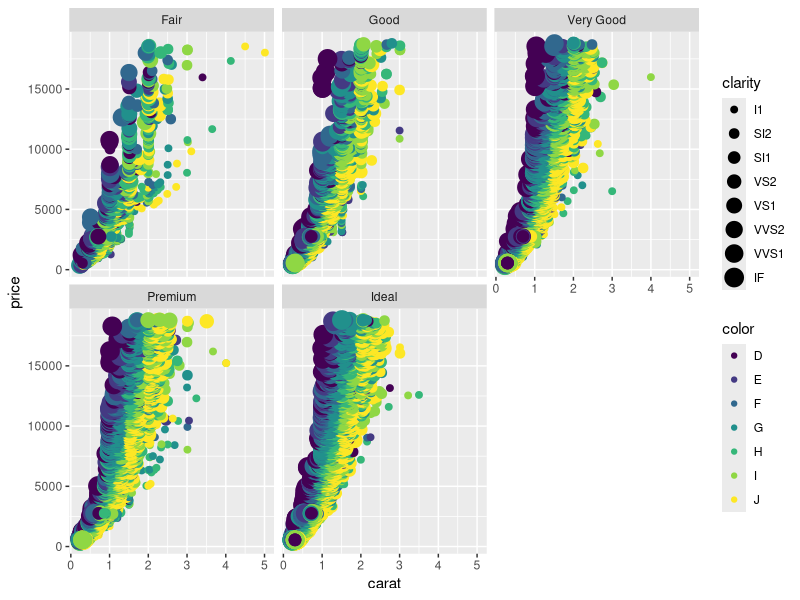
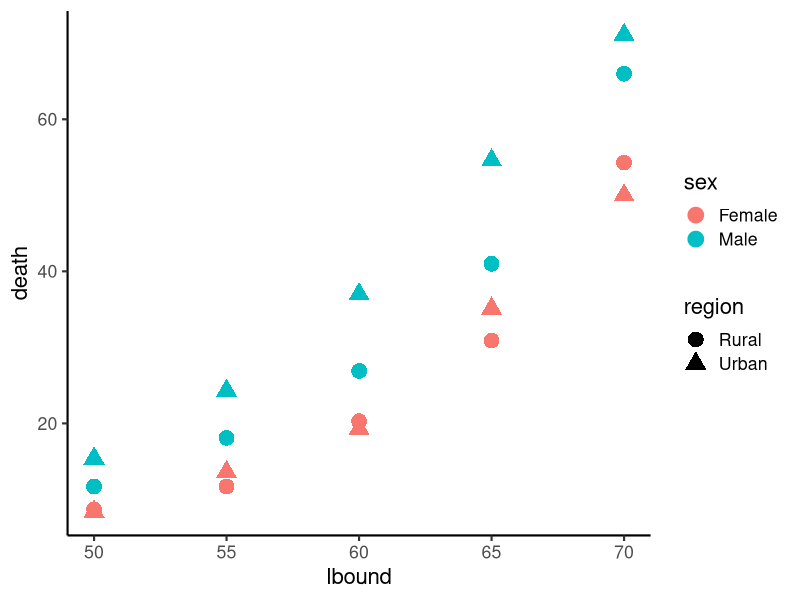
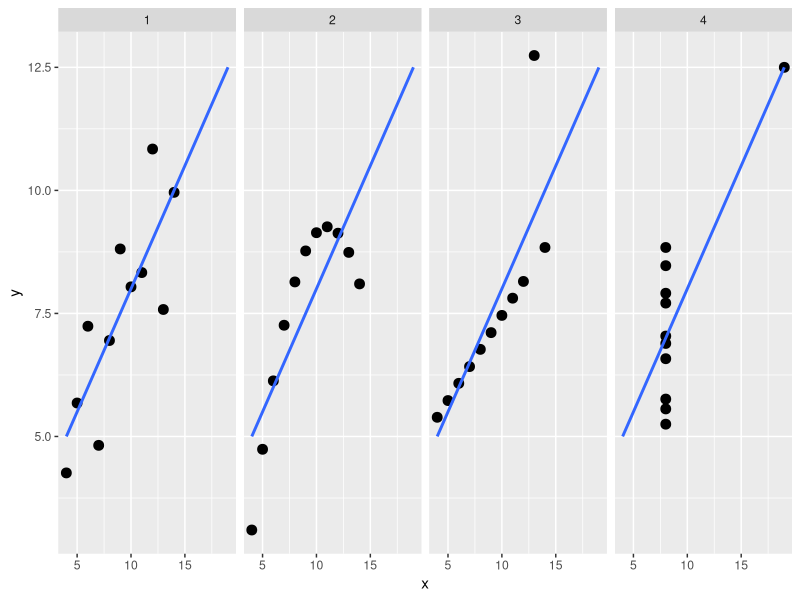

Recreate these plots in R, in order. (Note: this script raises an error after producing the figures.)
## ---- chunk 1

## ---- chunk 2
library(ggplot2)
library(tibble)
library(dplyr)
library(tidyr)
library(purrr)
library(stringr)
library(readr)
library(forcats)
library(lubridate)
knitr::opts_chunk$set(cache = FALSE)
anscombe = tibble::as_tibble(anscombe)
## ---- chunk 3
print(diamonds)
## ---- chunk 4
ggplot(diamonds) + aes(x = carat, y = price) +
  geom_point(mapping = aes(color = color, size = clarity)) +
  facet_wrap(~ cut)
## ---- chunk 5
VADeaths
## ---- chunk 6
VADeaths %>%
  as.data.frame() %>%
  rownames_to_column("age") %>%
  pivot_longer(-age, names_to = c("region", "sex"), names_sep = " ", values_to = "death") %>%
  separate(age, c("lbound", "ubound"), convert = TRUE)
## ---- chunk 7
print(diamonds)
## ---- chunk 8
result = diamonds %>%              # 生データから出発して
  select(carat, cut, price) %>%    # 列を抽出して
  filter(carat > 1) %>%            # 行を抽出して
  group_by(cut) %>%                # グループ化して
  summarize(mean(price)) %>%       # 平均を計算
  print()                          # 表示してみる
## ---- chunk 9
seq_len(6) %>% sum()
letters %>% toupper() %>% head(3)
## ---- chunk 10
tmp1 = select(diamonds, carat, cut, price)   # 列を抽出して
tmp2 = filter(tmp1, carat > 1)               # 行を抽出して
tmp3 = group_by(tmp2, cut)                   # グループ化して
result = summarize(tmp3, mean(price))        # 平均を計算
## ---- chunk 11
result = select(diamonds, carat, cut, price) # 列を抽出して
result = filter(result, carat > 1)           # 行を抽出して
result = group_by(result, cut)               # グループ化して
result = summarize(result, mean(price))      # 平均を計算
## ---- chunk 12
result = summarize(                    # 平均を計算
    group_by(                            # グループ化して
      filter(                              # 行を抽出して
        select(diamonds, carat, cut, price), # 列を抽出して
        carat > 1),                        # 行を抽出して
      cut),                              # グループ化して
    mean(price))                       # 平均を計算
## ---- chunk 13
result = summarize(group_by(filter(select(diamonds, carat, cut, price), carat > 1), cut), mean(price))
## ---- chunk 14
result = diamonds %>%
  select(carat, cut, price) %>%    # 列を抽出して
  filter(carat > 1) %>%            # 行を抽出して
  group_by(cut) %>%                # グループ化して
  summarize(mean(price)) %>%       # 平均を計算
  print()                          # 表示してみる
## ---- chunk 15
result = diamonds %>%
  select(1, 2, 7) %>%
  print()
## ---- chunk 16
result = diamonds %>%
  select(carat, cut, price) %>%
  print()
## ---- chunk 17
result = diamonds %>%
  select(-carat, -cut, -price) %>%
  print()
## ---- chunk 18
result = diamonds %>%
  select(starts_with("c")) %>%
  print()
## ---- chunk 19
result = diamonds %>%
  select(where(is.numeric)) %>%
  print()
## ---- chunk 20
result = diamonds %>%
  filter(cut == "Ideal") %>%
  print()
## ---- chunk 21
result = diamonds %>%
  filter(cut != "Ideal") %>%
  print()
## ---- chunk 22
result = diamonds %>%
  filter(cut %in% c("Ideal", "Good")) %>%
  print()
## ---- chunk 23
result = diamonds %>%
  filter(carat > 2 & price < 14000) %>%
  print()
## ---- chunk 24
result = diamonds %>%
  filter(carat > 2 | price < 14000) %>%
  print()
## ---- chunk 25
result = diamonds %>%
  slice_max(price, n = 5L) %>%
  print()
## ---- chunk 26
result = diamonds %>%
  group_by(cut) %>%
  slice_max(price, n = 2L) %>%
  print()
## ---- chunk 27
result = diamonds %>%
  group_by(cut) %>%
  slice_head(n = 3L) %>%
  print()
## ---- chunk 28
result = diamonds %>%
  group_by(cut) %>%
  slice_sample(n = 3L, replace = FALSE) %>%
  print()
## ---- chunk 29
result = diamonds %>%
  group_by(cut) %>%
  slice(c(1, 2, 9)) %>%
  print()
## ---- chunk 30
result = diamonds %>%
  distinct(cut, color) %>%
  print()
## ---- chunk 31
result = diamonds %>%
  summarize(sum(carat), mean(carat), max(price)) %>%
  print()
## ---- chunk 32
result = diamonds %>%
  group_by(cut) %>%
  summarize(avg_carat = mean(carat),
            max_price = max(price)) %>%
  print()
## ---- chunk 33
result = diamonds %>%
  group_by(cut) %>%
  summarize(across(where(is.numeric), range)) %>%
  print()
## ---- chunk 34
result = diamonds %>%
  count(cut, color) %>%
  print()
## ---- chunk 35
result = diamonds %>%
  arrange(color, desc(carat)) %>%  # 色の昇順。色が同じなら大きさ降順
  print()
## ---- chunk 36
result = diamonds %>%
  relocate(carat, price, clarity) %>%
  print()
## ---- chunk 37
bind_rows(head(diamonds), tail(diamonds))
## ---- chunk 38
full_join(band_members, band_instruments, by = "name")
## ---- chunk 39
left_join(band_members, band_instruments, by = "name")
## ---- chunk 40
inner_join(band_members, band_instruments, by = "name")
## ---- chunk 41
result = diamonds %>%
  mutate(ratio = price / carat,
         price = price * 108.36) %>%
  print()
## ---- chunk 42
iris_long = iris %>% head(2L) %>%    # 最初の2行だけ
  rowid_to_column("id") %>%          # ID列を追加
  print() %>%                        # 途中経過を表示
  pivot_longer(2:5, names_to = "item", values_to = "value") %>%
  print()                            # 2–5列目の値を移動
## ---- chunk 43
iris_long %>% print() %>%                    # さっき縦長にしたやつ
  pivot_wider(names_from = item, values_from = value)  # 横広に戻す
## ---- chunk 44
iris_long %>% print() %>%
  separate(item, c("part", "measure")) # 列を分離
## ---- chunk 45
iris_nested = as_tibble(iris) %>%
  nest(data = -Species) %>% print()
iris_nested$data[[1L]]
## ---- chunk 46
as.data.frame(VADeaths)                  # data.frameに変換
                                         # 行名を列に
                                         # 縦長に変形したい
## ---- chunk 47
as.data.frame(VADeaths) %>%              # data.frameに変換
  rownames_to_column("age")              # 行名を列に
                                         # 縦長に変形したい
## ---- chunk 48
as.data.frame(VADeaths) %>%              # data.frameに変換
  rownames_to_column("age") %>%          # 行名を列に
  pivot_longer(-age, values_to = "death")     # age以外を移動して縦長化
                                         # 新しいname列を分割
## ---- chunk 49
as.data.frame(VADeaths) %>%              # data.frameに変換
  rownames_to_column("age") %>%          # 行名を列に
  pivot_longer(-age, values_to = "death") %>% # age以外を移動して縦長化
  separate(name, c("region", "sex"))     # 新しいname列を分割
## ---- chunk 50
va_deaths = as.data.frame(VADeaths) %>%  # data.frameに変換
  rownames_to_column("age") %>%          # 行名を列に
  pivot_longer(-age, values_to = "death") %>% # age以外を移動して縦長化
  separate(name, c("region", "sex")) %>% # 新しいname列を分割
  separate(age, c("lbound", "ubound"), "-", convert = TRUE) %>%
  print()                                # 下限と上限を分離
## ---- chunk 51
va_deaths = as.data.frame(VADeaths) %>%  # data.frameに変換
  rownames_to_column("age") %>%          # 行名を列に
  pivot_longer(                          # 縦長に変形したい
    -age,                                # age以外の列に入ってる値を移動
    names_to = c("region", "sex"),       # 元の列名を2つに分離
    names_sep = " ",                     # スペースで切る
    values_to = "death") %>%             # 値の行き先の列名
  separate(age, c("lbound", "ubound"), "-", convert = TRUE) %>%
  print()                                # 下限と上限を分離
## ---- chunk 52
ggplot(va_deaths) +
  aes(lbound, death) +
  geom_point(aes(color = sex, shape = region), size = 5) +
  theme_classic(base_size = 16)
## ---- chunk 53
anscombe %>%
  rowid_to_column("id")              # IDをつけておく
                                     # x y で始まる列の値を移して縦長に
## ---- chunk 54
anscombe %>%
  rowid_to_column("id") %>%          # IDをつけておく
  pivot_longer(matches("^x|y"))      # x y で始まる列の値を移して縦長に

                                     # name列を分割
## ---- chunk 55
anscombe %>%
  rowid_to_column("id") %>%          # IDをつけておく
  pivot_longer(matches("^x|y")) %>%  # x y で始まる列の値を移して縦長に
  separate(name, c("axis", "group"), 1L, convert = TRUE)
                                     # name列を分割
## ---- chunk 56
tidy_anscombe = anscombe %>%
  rowid_to_column("id") %>%          # IDをつけておく
  pivot_longer(matches("^x|y")) %>%  # x y で始まる列の値を移して縦長に
  separate(name, c("axis", "group"), 1L, convert = TRUE) %>%
                                     # name列を分割
  pivot_wider(names_from = axis, values_from = value) %>%
                                     # axis列内の x y を列にして横広化
  arrange(group) %>%                 # グループごとに並べる
  print()                            # ggplotしたい形！
## ---- chunk 57
tidy_anscombe = anscombe %>%
  pivot_longer(                       # 縦長に変形したい
    everything(),                     # すべての列について
    names_to = c(".value", "group"),  # 新しい列名
    names_sep = 1L,                   # 切る位置
    names_transform = list(group = as.integer)) %>% # 型変換
  arrange(group) %>%                  # グループごとに並べる
  print()                             # ggplotしたい形！
## ---- chunk 58
ggplot(tidy_anscombe) + aes(x, y) +
  geom_point(size = 3) +
  stat_smooth(method = lm, formula = y ~ x, se = FALSE, fullrange = TRUE) +
  facet_wrap(~ group, nrow = 1L)
## ---- chunk 59
tidy_anscombe %>%
  group_by(group) %>%   # group列でグループ化して
  summarize(            # x, y列を使ってsummarize
    mean_x = mean(x),
    mean_y = mean(y),
    sd_x = sd(x),
    sd_y = sd(y),
    cor_xy = cor(x, y)
  )
## ---- chunk 60
x = c(1, 2, 9)  # 長さ3の数値ベクトル
x + x           # 同じ長さ同士の計算
y = 10          # 長さ1の数値ベクトル
x + y           # 長さ3 + 長さ1 = 長さ3 (それぞれ足し算)
sqrt(x)         # square root
## ---- chunk 61
dia = diamonds    # 別名コピー

# dollar演算子で指定
dia$price = 109.58 * dia$price

# 名前を文字列で指定
dia[["price"]] = 109.58 * dia[["price"]]

# dplyr::mutate with pipe
dia = diamonds %>%
  mutate(price = 109.58 * price)
## ---- chunk 62
answer = 42
typeof(answer)
## ---- chunk 63
typeof(as.integer(answer))
whoami = 24601L
typeof(whoami)
## ---- chunk 64
x = c(1, 2, 3)
sqrt(x)
log(x)
log10(x)
exp(x)
## ---- chunk 65
result = diamonds %>%
  mutate(depth = scale(depth)) %>%
  print()
## ---- chunk 66
result = diamonds %>%
  mutate(depth = (depth - min(depth)) / (max(depth) - min(depth))) %>%
  print()
## ---- chunk 67
result = diamonds %>%
  filter(abs(depth - mean(depth)) / sd(depth) < 3) %>%
  print()
## ---- chunk 68
df = tibble(x = c(1, 2, NA), y = c("a", NA, "b"))
df %>% drop_na()
## ---- chunk 69
starwars
## ---- chunk 70
df = tibble(x = c(1, 2, NA), y = c("a", NA, "b"))
df %>% replace_na(list(x = 0, y = "unknown"))
## ---- chunk 71
y = c(1, 2, NA, NA, 5)
z = c(NA, NA, 3, 4, 5)
coalesce(y, z)
## ---- chunk 72
df = tibble(x = c(1, 2, NA), y = c("a", NA, "b"))
df %>%
  mutate(z = coalesce(x, y))
## ---- chunk 73
df %>%
  mutate(x = na_if(x, 1), y = na_if(y, "a"))
## ---- chunk 74
x = "This is a string"
y = 'If I want to include a "quote" inside a string, I use single quotes'
## ---- chunk 75
fruit4 = head(fruit, 4L) %>% print()
str_length(fruit4)            # 長さ
str_sub(fruit4, 2, 4)         # 部分列
str_c(1:4, " ", fruit4, "!")  # 結合
## ---- chunk 76
# aで始まる
str_subset(fruit, "^a")

# rで終わる
str_subset(fruit, "r$")

# 英数字3-4文字
str_subset(fruit, "^\\w{3,4}$")
## ---- chunk 77
fruit4 = head(fruit, 4L)
str_detect(fruit4, "^a")
## ---- chunk 78
starwars
## ---- chunk 79
fruit4 = head(fruit, 4L)
str_extract(fruit4, "^a..")
## ---- chunk 80
diamonds
## ---- chunk 81
fruit4 = head(fruit, 4L)
str_replace(fruit4, "..$", "!!")
str_replace(fruit4, "(..)$", "!!\\1")
## ---- chunk 82
starwars
## ---- chunk 83
fruit4 = head(fruit, 4L)
str_to_upper(fruit4)              # 大文字に
str_pad(fruit4, 8, "left", "_")   # 幅を埋める
## ---- chunk 84
stringi::stri_trans_nfkc("ｶﾀｶﾅ")  # 半角カナを全角に
## ---- chunk 85
parse_number(c("p = 0.02 *", "N_A = 6e23"))
parse_double(c("0.02", "6e23"))   # 異物には警告
parse_logical(c("1", "true", "0", "false"))
parse_date("2020-06-03")
## ---- chunk 86
iris = tibble::as_tibble(iris) %>% print()
levels(iris[["Species"]])
## ---- chunk 87
month_levels = c(
  "Jan", "Feb", "Mar", "Apr", "May", "Jun",
  "Jul", "Aug", "Sep", "Oct", "Nov", "Dec"
)
x2 = c("Dec", "Apr", "Jam", "Mar")
factor(x2, levels = month_levels)
## ---- chunk 88
x1 = c("Dec", "Apr", "Jan", "Mar")
sort(x1)
y1 = factor(x1, levels = month_levels)
as.integer(y1)
## ---- chunk 89
diamonds %>%
  mutate(color = fct_infreq(color)) %>%
  ggplot() + aes(x = color) +
  geom_bar() + coord_flip()
## ---- chunk 90
iris %>%
  rowid_to_column() %>% select(-starts_with("Sepal")) %>%
  mutate(value = 1L) %>%
  pivot_wider(names_from = Species, values_from = value, values_fill = c(value = 0L))
## ---- chunk 91
now = "2020-06-03 13:00:00"
ct = as.POSIXct(now)
unclass(ct)
lt = as.POSIXlt(now)
unclass(lt) %>% as_tibble()
## ---- chunk 92
ymd(c("20200603", "2020-06-03", "20/6/3"))
## ---- chunk 93
today = ymd(20200603)
month(today)
wday(today, label = TRUE)
